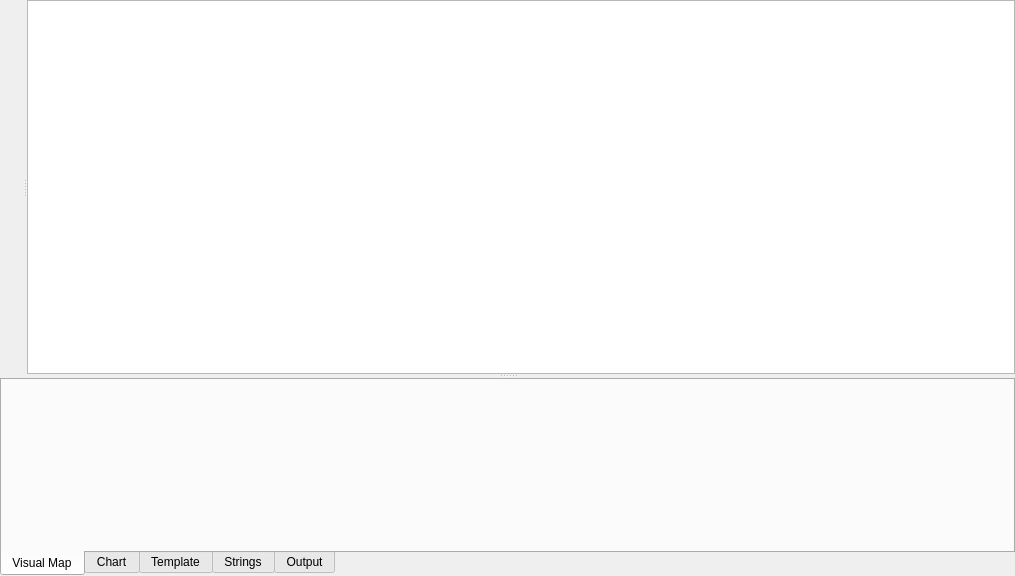
<?xml version="1.0" encoding="UTF-8"?>
<ui version="4.0">
 <class>BinaryView</class>
 <widget class="QWidget" name="BinaryView">
  <property name="geometry">
   <rect>
    <x>0</x>
    <y>0</y>
    <width>1015</width>
    <height>576</height>
   </rect>
  </property>
  <property name="windowTitle">
   <string>Form</string>
  </property>
  <layout class="QVBoxLayout" name="verticalLayout">
   <property name="spacing">
    <number>0</number>
   </property>
   <property name="leftMargin">
    <number>0</number>
   </property>
   <property name="topMargin">
    <number>0</number>
   </property>
   <property name="rightMargin">
    <number>0</number>
   </property>
   <property name="bottomMargin">
    <number>0</number>
   </property>
   <item>
    <widget class="QSplitter" name="vSplitter">
     <property name="orientation">
      <enum>Qt::Vertical</enum>
     </property>
     <widget class="QSplitter" name="hSplitter">
      <property name="orientation">
       <enum>Qt::Horizontal</enum>
      </property>
      <widget class="QWidget" name="layoutWidget">
       <layout class="QHBoxLayout" name="horizontalLayout">
        <item>
         <widget class="BinaryNavigator" name="binaryNavigator" native="true"/>
        </item>
        <item>
         <widget class="QHexEdit" name="hexEdit" native="true"/>
        </item>
       </layout>
      </widget>
      <widget class="QTableView" name="dataInspector">
       <property name="alternatingRowColors">
        <bool>true</bool>
       </property>
       <property name="selectionMode">
        <enum>QAbstractItemView::SingleSelection</enum>
       </property>
       <property name="selectionBehavior">
        <enum>QAbstractItemView::SelectRows</enum>
       </property>
       <attribute name="horizontalHeaderStretchLastSection">
        <bool>true</bool>
       </attribute>
       <attribute name="verticalHeaderVisible">
        <bool>false</bool>
       </attribute>
      </widget>
     </widget>
     <widget class="QTabWidget" name="tabView">
      <property name="tabPosition">
       <enum>QTabWidget::South</enum>
      </property>
      <property name="currentIndex">
       <number>0</number>
      </property>
      <widget class="VisualMap" name="visualMap">
       <attribute name="title">
        <string>Visual Map</string>
       </attribute>
      </widget>
      <widget class="ChartTab" name="chartTab">
       <attribute name="title">
        <string>Chart</string>
       </attribute>
      </widget>
      <widget class="QWidget" name="tabTemplate">
       <attribute name="title">
        <string>Template</string>
       </attribute>
       <layout class="QVBoxLayout" name="verticalLayout_2">
        <property name="spacing">
         <number>0</number>
        </property>
        <property name="leftMargin">
         <number>0</number>
        </property>
        <property name="topMargin">
         <number>0</number>
        </property>
        <property name="rightMargin">
         <number>0</number>
        </property>
        <property name="bottomMargin">
         <number>0</number>
        </property>
        <item>
         <widget class="QTreeView" name="tvTemplate">
          <property name="sizeAdjustPolicy">
           <enum>QAbstractScrollArea::AdjustToContents</enum>
          </property>
          <property name="editTriggers">
           <set>QAbstractItemView::NoEditTriggers</set>
          </property>
          <property name="alternatingRowColors">
           <bool>true</bool>
          </property>
          <property name="uniformRowHeights">
           <bool>true</bool>
          </property>
         </widget>
        </item>
       </layout>
      </widget>
      <widget class="StringsTab" name="stringsTab">
       <attribute name="title">
        <string>Strings</string>
       </attribute>
      </widget>
      <widget class="QWidget" name="tabOutput">
       <attribute name="title">
        <string>Output</string>
       </attribute>
      </widget>
     </widget>
    </widget>
   </item>
  </layout>
 </widget>
 <customwidgets>
  <customwidget>
   <class>QHexEdit</class>
   <extends>QWidget</extends>
   <header>qhexedit/qhexedit.h</header>
   <container>1</container>
  </customwidget>
  <customwidget>
   <class>BinaryNavigator</class>
   <extends>QWidget</extends>
   <header>widgets/binarynavigator.h</header>
   <container>1</container>
  </customwidget>
  <customwidget>
   <class>VisualMap</class>
   <extends>QWidget</extends>
   <header>widgets/visualmap/visualmap.h</header>
   <container>1</container>
  </customwidget>
  <customwidget>
   <class>ChartTab</class>
   <extends>QWidget</extends>
   <header>widgets/tabs/charttab.h</header>
   <container>1</container>
  </customwidget>
  <customwidget>
   <class>StringsTab</class>
   <extends>QWidget</extends>
   <header>widgets/tabs/stringstab.h</header>
   <container>1</container>
  </customwidget>
 </customwidgets>
 <resources/>
 <connections/>
</ui>
